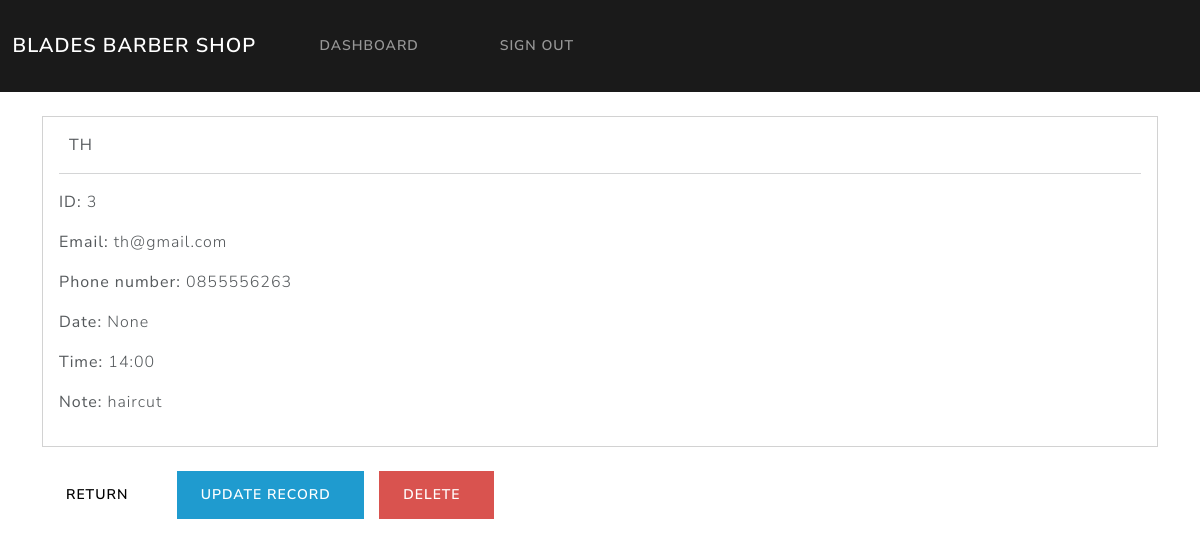
Screenshot of /record/3 (signed in) with the database file from the repository.
### app/models.py (models this page shows, shortened)
class Record(models.Model):
    fname = models.CharField(max_length=100)
    email = models.CharField(max_length=255)
    phone = models.CharField(max_length=20)
    date = models.DateField(blank=True,null=True)
    time = models.CharField(max_length=10,blank=True,null=True)
    note = models.CharField(max_length=100,blank=True,null=True)

### app/views.py (the view)
# urls.py: path('record/<int:pk>', views.singular_record, name="record"),
@login_required(login_url='login')
def singular_record(request, pk):
    all_records = Record.objects.get(id=pk)
    context = {'record':all_records}
    return render(request, 'account/view-record.html', context=context)

### templates/account/view-record.html (shortened to what this page needs)
{% extends 'account/base.html' %}
{% block content %}
    <div class="card">
        <div class="card-body">
            <strong>
                {{record.fname|upper}}
            </strong>
            <hr>
            <p> <strong> ID: </strong> {{record.id}} </p>
            <p> <strong> Email: </strong> {{record.email}} </p>
            <p> <strong> Phone number: </strong> {{record.phone}} </p>
            <p> <strong> Date: </strong> {{record.date}} </p>
            <p> <strong> Time: </strong> {{record.time}} </p>
            <p> <strong> Note: </strong> {{record.note}} </p>
        </div>
    </div>
    <br>
    <a href="{% url 'dashboard' %}" class="btn btn-secondary"> Return &nbsp;  </a>
    <a href="{% url 'update-record' record.id %}" class="btn btn-info"> Update record &nbsp;  </a>
    <a href="" class="btn btn-danger"> Delete &nbsp; </a>
{% endblock %}

### rows the page displays
Record: fname "TH", id "3", email "th@gmail.com", phone "0855556263", date "None", time "14:00", note "haircut"
